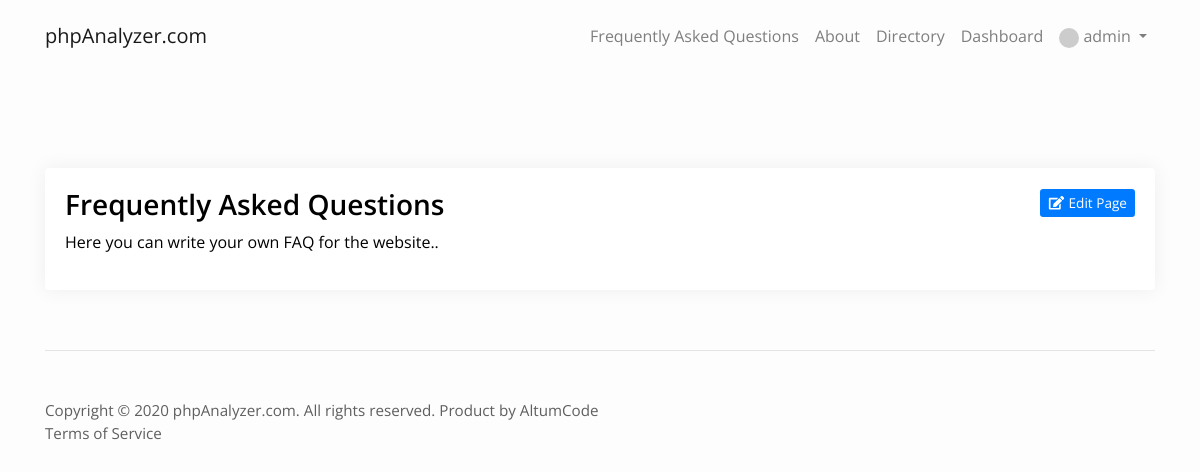
Page /page/faqs (signed in) on the committed database.
### tables this page shows
CREATE TABLE `settings` (
  `id` int(11) NOT NULL,
  `title` varchar(64) NOT NULL,
  `logo` varchar(40) DEFAULT '',
  `favicon` varchar(40) DEFAULT '',
  `time_zone` varchar(32) NOT NULL DEFAULT 'America/New_York',
  `meta_description` varchar(1024) NOT NULL,
  `meta_keywords` varchar(512) DEFAULT NULL,
  `analytics_code` varchar(32) NOT NULL,
  `email_confirmation` int(11) NOT NULL DEFAULT 0,
  `recaptcha` int(11) NOT NULL DEFAULT 1,
  `public_key` varchar(64) NOT NULL,
  `private_key` varchar(64) NOT NULL,
  `facebook_login` int(11) NOT NULL,
  `facebook_app_id` varchar(64) NOT NULL,
  `facebook_app_secret` varchar(64) NOT NULL,
  `smtp_host` varchar(128) NOT NULL,
  `smtp_port` int(11) NOT NULL,
  `smtp_encryption` varchar(16) DEFAULT '0',
  `smtp_auth` int(11) DEFAULT 0,
  `smtp_user` varchar(128) NOT NULL,
  `smtp_pass` varchar(128) NOT NULL,
  `smtp_from` varchar(128) NOT NULL,
  `facebook` varchar(64) NOT NULL,
  `twitter` varchar(64) NOT NULL,
  `youtube` varchar(128) DEFAULT NULL,
  `instagram` varchar(64) DEFAULT NULL,
  `store_currency` varchar(12) NOT NULL DEFAULT 'USD',
  `store_paypal_client_id` varchar(256) NOT NULL DEFAULT '',
  `store_paypal_secret` varchar(256) NOT NULL DEFAULT '',
  `store_paypal_mode` enum('sandbox','live') DEFAULT 'live',
  `store_stripe_publishable_key` varchar(64) DEFAULT '',
  `store_stripe_secret_key` varchar(64) DEFAULT '',
  `store_stripe_webhook_secret` varchar(64) DEFAULT '',
  `store_unlock_report_price` float DEFAULT 1,
  `store_unlock_report_time` int(11) DEFAULT 0,
  `store_no_ads_price` float NOT NULL DEFAULT 5,
  `store_user_default_points` int(11) DEFAULT 0,
  `report_ad` varchar(2560) NOT NULL DEFAULT '',
  `index_ad` varchar(2560) NOT NULL DEFAULT '',
  `account_sidebar_ad` varchar(2560) DEFAULT NULL,
  `instagram_check_interval` int(11) DEFAULT 1,
  `instagram_minimum_followers` int(11) DEFAULT 5,
  `instagram_calculator_media_count` int(11) DEFAULT 10,
  `cron_queries` int(11) DEFAULT 1,
  `cron_mode` enum('ACTIVE','ALL') DEFAULT 'ACTIVE',
  `cron_auto_add_missing_logs` int(11) DEFAULT 0,
  `instagram_login` int(11) DEFAULT 0,
  `instagram_client_id` varchar(64) DEFAULT NULL,
  `instagram_client_secret` varchar(64) DEFAULT NULL,
  `activation_email_template` longtext DEFAULT NULL,
  `lost_password_email_template` longtext DEFAULT NULL,
  `credentials_email_template` longtext DEFAULT NULL,
  `admin_email_notification_emails` mediumtext DEFAULT NULL,
  `admin_new_user_email_notification` int(11) DEFAULT 0,
  `admin_new_payment_email_notification` int(11) DEFAULT 0,
  `directory` enum('ALL','LOGGED_IN','DISABLED') DEFAULT NULL,
  `directory_pagination` int(11) DEFAULT 10,
  `proxy` int(11) DEFAULT 0,
  `proxy_exclusive` int(11) DEFAULT 0,
  `proxy_timeout` int(11) DEFAULT 15,
  `proxy_failed_requests_pause` int(11) DEFAULT 3,
  `proxy_pause_duration` int(11) DEFAULT 1440,
  `email_reports` int(11) DEFAULT 0,
  `email_reports_default` int(11) DEFAULT 0,
  `email_reports_frequency` enum('DAILY','WEEKLY','MONTHLY') DEFAULT 'WEEKLY',
  `email_reports_favorites` int(11) DEFAULT 0,
  `default_language` varchar(16) DEFAULT 'english',
  `facebook_check_interval` int(11) DEFAULT 24,
  `facebook_minimum_likes` int(11) DEFAULT 1000,
  `youtube_api_key` varchar(64) DEFAULT NULL,
  `youtube_check_interval` int(11) DEFAULT 24,
  `youtube_minimum_subscribers` int(11) DEFAULT 100,
  `youtube_check_videos` int(11) DEFAULT 10,
  `twitter_consumer_key` varchar(64) DEFAULT NULL,
  `twitter_secret_key` varchar(64) DEFAULT NULL,
  `twitter_oauth_token` varchar(64) DEFAULT NULL,
  `twitter_oauth_token_secret` varchar(64) DEFAULT NULL,
  `twitter_check_interval` int(11) DEFAULT 24,
  `twitter_minimum_followers` int(11) DEFAULT 100,
  `twitter_check_tweets` int(11) DEFAULT 15
);

CREATE TABLE `pages` (
  `page_id` int(11) NOT NULL,
  `title` varchar(32) NOT NULL,
  `url` varchar(128) NOT NULL,
  `description` mediumtext NOT NULL,
  `position` int(11) NOT NULL
);

CREATE TABLE `users` (
  `user_id` int(11) NOT NULL,
  `username` varchar(32) NOT NULL,
  `password` varchar(128) NOT NULL,
  `email` varchar(128) NOT NULL,
  `name` varchar(32) NOT NULL,
  `facebook_id` bigint(20) DEFAULT NULL,
  `token_code` varchar(32) DEFAULT NULL,
  `email_activation_code` varchar(32) DEFAULT '',
  `lost_password_code` varchar(32) DEFAULT '',
  `type` int(11) NOT NULL DEFAULT 0,
  `active` int(11) NOT NULL DEFAULT 0,
  `date` varchar(32) DEFAULT '',
  `last_activity` datetime DEFAULT NULL,
  `points` float NOT NULL DEFAULT 15,
  `no_ads` int(11) DEFAULT 0,
  `instagram_id` bigint(11) DEFAULT NULL,
  `api_key` varchar(32) DEFAULT NULL,
  `email_reports` int(11) DEFAULT 0
);

### index.php (called while the page is built, shortened)
<?php
require 'core/base.php';

### core/includes/router.php (called while the page is built, shortened)
<?php
$url = parse_url_parameters();
$asked_controller = (isset($url[key($url)])) ? htmlspecialchars(current($url), ENT_QUOTES) : 'index';
$controller = $asked_controller;
unset($url[key($url)]);
$parameters = $url ? array_values($url) : [];

### core/functions/general.php (called while the page is built, shortened)
<?php
function get_settings() {
	global $database;
	global $config;
    $settings = $database->query("SELECT * FROM `settings` WHERE `id` = 1")->fetch_object();
    $settings->url = $config['url'];
    $activation_email_template = json_decode($settings->activation_email_template);
    $settings->activation_email_template_subject = $activation_email_template->subject;
    $settings->activation_email_template_body 	= $activation_email_template->body;
    $lost_password_email_template = json_decode($settings->lost_password_email_template);
    $settings->lost_password_email_template_subject = $lost_password_email_template->subject;
    $settings->lost_password_email_template_body 	= $lost_password_email_template->body;
    $credentials_email_template = json_decode($settings->credentials_email_template);
    $settings->credentials_email_template_subject = $credentials_email_template->subject;
    $settings->credentials_email_template_body 	= $credentials_email_template->body;
    return $settings;
}
function parse_url_parameters() {
	return (isset($_GET['page'])) ? explode('/', filter_var(rtrim($_GET['page'], '/'), FILTER_SANITIZE_URL)) : [];
}
function get_gravatar($email, $s = 80, $d = 'mp', $r = 'g', $img = false, $atts = []) {
    $url = 'https://www.gravatar.com/avatar/';
    $url .= md5(strtolower(trim($email)));
    $url .= "?s=$s&d=$d&r=$r";
    return $url;
}

### core/init.php (called while the page is built, shortened)
<?php
require_once 'classes/Database.php';
require_once 'classes/User.php';
require_once 'config/config.php';
require_once 'database/connect.php';
require_once 'functions/general.php';
$settings 				= get_settings();
$account_user_id        = 0;
require_once 'functions/language.php';
require_once 'includes/router.php';
if(User::logged_in()) {
    $account = Database::get('*', 'users', ['user_id' => $account_user_id]);
}

### core/config/config.php (called while the page is built, shortened)
<?php
$config = [
    'database_host'        => 'localhost',
    'database_username'    => 'root',
    'database_password'    => '',
    'database_name'        => 'phpanalyzer',
    'url'                  => 'http://localhost/phpanalyzer/'
];

### core/functions/language.php (called while the page is built, shortened)
<?php
$path = ROOT . 'languages/';
$lang = $settings->default_language;
$language = json_decode(file_get_contents($path . $lang . '.json'));

### core/classes/Database.php (called while the page is built, shortened)
<?php
class Database {
    public static $database;
    public static function get($what = [], $from, $conditions = [], $order = false, $clean = true) {
        $what = ($what == '*') ? '*' : '`' . implode('`, `', $what) . '`';
        $from = '`' . $from . '`';
        $where = [];
        foreach($conditions as $key => $value) {
            $value = ($clean) ? self::clean_string($value) : $value;
            $where[] = '`' . $key . '` = \'' . $value . '\'';
        }
        $where = implode(' AND ', $where);
        $order_by = ($order) ? 'ORDER BY ' . $order : null;
        $result = self::$database->query("SELECT {$what} FROM {$from} WHERE {$where} {$order_by}");
        return ($result->num_rows) ? $result->fetch_object() : false;
    }
    public static function simple_get($raw_what, $from, $conditions = [], $clean = true) {
        $what = '`' . $raw_what . '`';
        $from = '`' . $from . '`';
        $where = [];
        foreach($conditions as $key => $value) {
            $value = ($clean) ? self::clean_string($value) : $value;
            $where[] = '`' . $key . '` = \'' . $value . '\'';
        }
        $where = implode(' AND ', $where);
        $result = self::$database->query("SELECT {$what} FROM {$from} WHERE {$where}");
        $data = $result->fetch_object();
        return ($result->num_rows) ? $data->{$raw_what} : false;
    }
    public static function clean_string($data) {
        return self::$database->escape_string(filter_var($data, FILTER_SANITIZE_STRING));
    }
}

### core/classes/User.php (called while the page is built, shortened)
<?php
class User {
    public static function logged_in() {
        global $user_logged_in;
        global $account_user_id;
        if($user_logged_in) {
            return $account_user_id;
        } else
        if(isset($_COOKIE['username']) && isset($_COOKIE['token_code']) && strlen($_COOKIE['token_code']) > 0 && $account_user_id = Database::simple_get('user_id', 'users', ['username' => $_COOKIE['username'], 'token_code' => $_COOKIE['token_code']])) {
            $user_logged_in = true;
            return $account_user_id;
        } else
        if(isset($_SESSION['user_id']) && !empty($_SESSION['user_id']) && $account_user_id = Database::simple_get('user_id', 'users', ['user_id' => $_SESSION['user_id']])) {
            $user_logged_in = $account_user_id ? true : false;
            return $account_user_id;
        }
        else return false;
    }
}

### controllers/page.php (called while the page is built, shortened)
<?php
$custom_page_url = (isset($parameters[0])) ? Database::clean_string($parameters[0]) : false;
$custom_page = ($custom_page_url) ? Database::get('*', 'pages', ['url' => $custom_page_url]) : false;

### views/page.php (the view, shortened to what this page needs)
<div class="card card-shadow">
    <div class="card-body">
    <h3 class="d-flex justify-content-between">
        <?= $custom_page->title ?>
        <?php if(User::logged_in() && $account->type > 0): ?>
        <small>
            <a href="admin/page-edit/<?= $custom_page->page_id ?>" class="btn btn-primary btn-sm"><i class="fa fa-fw fa-edit"></i> <?= $language->page->display->edit ?></a>
        </small>
        <?php endif ?>
    </h3>
    <?= $custom_page->description ?>
    </div>
</div>

### views/shared_includes/menu.php (shortened to what this page needs)
<nav class="navbar navbar-main navbar-expand-lg navbar-light <?= $controller == 'index' ? 'navbar-main-index' : null ?> <?= !in_array($controller, ['index', 'directory']) ? 'navbar-main-margin' : null ?>">
    <div class="container">
        <a class="navbar-brand" href="<?= $settings->url ?>">
            <?php if($settings->logo != ''): ?>
                <img src="<?= $settings->url . UPLOADS_ROUTE . 'logo/' . $settings->logo ?>" class="img-fluid navbar-logo" alt="<?= $language->global->accessibility->logo_alt ?>" />
            <?php else: ?>
                <?= $settings->title ?>
            <?php endif ?>
        </a>
        <div class="collapse navbar-collapse justify-content-end" id="main_navbar">
            <ul class="navbar-nav ">
                <?php
                $top_menu_result = $database->query("SELECT `url`, `title` FROM `pages` WHERE `position` = '1'");
                while($top_menu = $top_menu_result->fetch_object()):
                    $link_internal = true;
                    if(strpos($top_menu->url, 'http://') !== false || strpos($top_menu->url, 'https://') !== false) {
                        $link_url = $top_menu->url;
                        $link_internal = false;
                    } else {
                        $link_url = $settings->url . 'page/' . $top_menu->url;
                    }
                    ?>
                    <li class="nav-item"><a class="nav-link" href="<?= $link_url ?>" <?= $link_internal ? null : 'target="_blank"' ?>><?= $top_menu->title ?></a></li>
                <?php endwhile ?>
                <?php if($settings->directory != 'DISABLED' || !$plugins->exists_and_active('instagram')): ?>
                <li class="nav-item"><a class="nav-link" href="directory"> <?= $language->directory->menu ?></a></li>
                <?php endif ?>
                <?php if(!User::logged_in()): ?>
                    <li class="nav-item active"><a class="nav-link" href="login"><i class="fa fa-fw fa-sm fa-sign-in-alt mr-1"></i> <?= $language->login->menu ?></a></li>
                    <li class="nav-item active"><a class="nav-link" href="register"><i class="fa fa-fw fa-sm fa-plus mr-1"></i> <?= $language->register->menu ?></a></li>
                <?php else: ?>
                    <li class="nav-item"><a class="nav-link" href="dashboard"> <?= $language->dashboard->menu ?></a></li>
                    <li class="dropdown">
                        <a class="nav-link dropdown-toggle" data-toggle="dropdown" href="#" aria-haspopup="true" aria-expanded="false">
                            <img src="<?= get_gravatar($account->email) ?>" class="small-avatar" /> <?= $account->username ?> <span class="caret"></span>
                        </a>
                    </li>
                <?php endif ?>
            </ul>
        </div>
    </div>
</nav>

### views/shared_includes/footer.php (shortened to what this page needs)
<footer class="container">
    <div class="d-flex justify-content-between sticky-footer">
        <div class="col-md-9 px-0">
            <div>
                <span><?= 'Copyright &copy; ' . date('Y') . ' ' . $settings->title . '. All rights reserved. Product by <a href="http://codecanyon.net/user/altumcode/">AltumCode</a>' ?></span>
            </div>
            <?php
            $bottom_menu_result = $database->query("SELECT `url`, `title` FROM `pages` WHERE `position` = '0'");
            while($bottom_menu = $bottom_menu_result->fetch_object()):
                $link_internal = true;
                if(strpos($bottom_menu->url, 'http://') !== false || strpos($bottom_menu->url, 'https://') !== false) {
                    $link_url = $bottom_menu->url;
                    $link_internal = false;
                } else {
                    $link_url = $settings->url . 'page/' . $bottom_menu->url;
                }
                ?>
                <a href="<?= $link_url ?>" <?= $link_internal ? null : 'target="_blank"' ?> class="mr-3"><?= $bottom_menu->title ?></a>&nbsp;
            <?php endwhile ?>
        </div>
    </div>
</footer>

### assets/css/custom.css (style rules this page uses)
:root { --primary-color: #02A9F4; --primary-color-hover: #0298e1; }
body { background: #fdfdfd; font-family: 'Open Sans', sans-serif; color: black; }
a { color: black; transition: color .3s ease-in-out; }
.h1, .h2, .h3, .h4, .h5, .h6, h1, h2, h3, h4, h5, h6 { font-weight: 600; }
.btn { font-size: .88rem; padding-top: .4rem; padding-bottom: .4rem; border: 0; transition: opacity 0.3s; }
.btn-sm { padding: .25rem .5rem; font-size: .85rem; line-height: 1.5; border-radius: .2rem; }
.sticky-footer { padding-top: 3rem; border-top: 1px solid #e4e4e4; margin: 4em 0 3rem 0; font-size: .95rem; }
.sticky-footer, .sticky-footer a { color: #5F5F5F; }
.small-avatar { width: 20px; height: 20px; border-radius: 50%; }
.navbar-main { background: transparent; }
.navbar-main-margin { margin-bottom: 6rem; }
.navbar { min-height: 0px !important; }
.navbar-nav>li>a { padding-top: 1rem; padding-bottom: 1rem; }
.card-shadow { box-shadow: 0px 0px 20px #00000010; border: 0; }

### assets/css/fa-svg-with-js.css (style rules this page uses)
.svg-inline--fa,svg:not(:root).svg-inline--fa { overflow:visible }
.svg-inline--fa { display:inline-block;font-size:inherit;height:1em;vertical-align:-.125em }
.svg-inline--fa.fa-w-18 { width:1.125em }
.svg-inline--fa.fa-fw { width:1.25em }
.fa-fw { text-align:center;width:1.25em }

### rows in the picture
settings: title "phpAnalyzer.com"
pages: title "Frequently Asked Questions", description "Here you can write your own FAQ for the website.."
pages: title "About"
users: username "admin"
pages: title "Terms of Service"

### other values in the picture
$language->directory->menu "Directory"
$language->dashboard->menu "Dashboard"
$language->page->display->edit "Edit Page"
